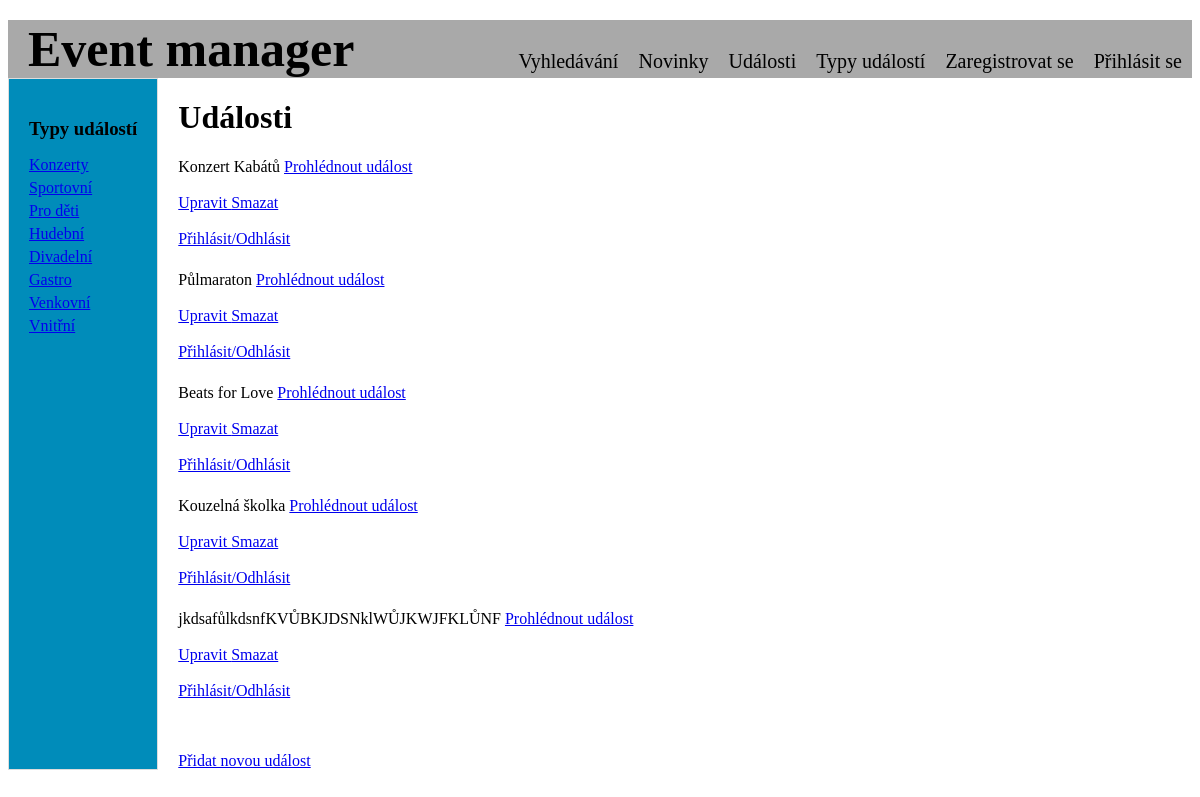
/events/, run on an earlier commit of the app's database.
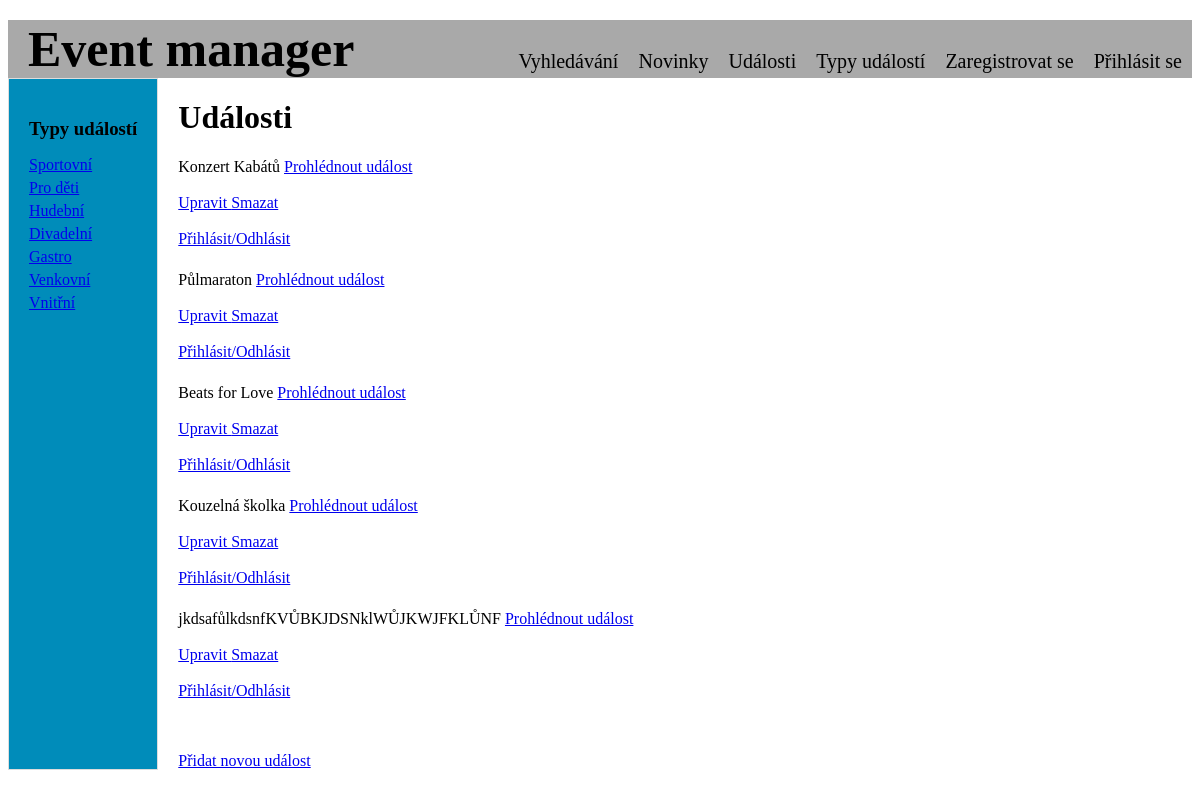
And on a later commit of the database.
### viewer/models.py (models this page shows, shortened)
class EventType(Model):
    name = CharField(max_length=128)

class Event(Model):
  name = CharField(max_length=128)
  describtion = CharField(max_length=128, default="")
  eventType = ManyToManyField(EventType)
  date = DateField(default=timezone.now)
  create_date = DateTimeField(auto_now_add=True)
  place = CharField(max_length=128, default="")
  entry = BooleanField(default=False)
  user = ForeignKey(User, on_delete=DO_NOTHING, default=1)
  attendees = models.ManyToManyField(User, related_name="events_attending", blank=True)

### viewer/views.py (the view)
# urls.py: path('events/', EventsView.as_view(), name='events'),
class EventsView(TemplateView):
  template_name = 'events.html'
  extra_context = {'events': Event.objects.all()}

### viewer/views.py (called while the page is built)
def global_data(request):
    data = EventType.objects.all()
    return {'type_list': data}

### viewer/templates/events.html (shortened to what this page needs)
{% extends "base.html" %}
{% block content %}
<h1>Události</h1>
<ul>
    {% for event in events %}
      <li>
        {{ event.name }}
        <a href="/detail/{{event.pk}}" class="button">Prohlédnout událost</a>
          <br><br>
          <a href="{% url 'event_update' event.pk %}"> Upravit </a>
          <a href="{% url 'event_delete' event.pk %}"> Smazat </a>
          <br><br>
          <a href="{% url 'attendees' event.pk %}"> Přihlásit/Odhlásit </a>
          <br><br>
      </li>
    {% endfor %}
</ul>
<br>
<a href="{% url 'event_create' %}" class="button">
           Přidat novou událost
</a>
{% endblock %}

### viewer/templates/base.html (shortened to what this page needs)
<!DOCTYPE html>
<html lang="en">
<head>
</head>
<body>
    <div class="header">
        <div class="logo">
            Event manager
        </div>
        <nav class="nav-bar">
            <a href="{% url 'search' %}">Vyhledávání</a>
            <a href="{% url 'main_page' %}">Novinky</a>
            <a href="{% url 'events' %}">Události</a>
            <a href="{% url 'types' %}">Typy událostí</a>
            {% if request.user.is_authenticated %}
                <a href="{% url 'my_attendees' %}">Moje akce</a>
                <a href="{% url 'my_page' %}">Můj účet - {{ request.user.username }}</a>
                <a href="{% url 'logout' %}">Odhlásit se</a>
            {% else %}
            <a href="{% url 'sign_up' %}">Zaregistrovat se</a>
            <a href="{% url 'login' %}">Přihlásit se </a>
            {% endif %}
        </nav>
    </div>
        <div class="container">
            <div class="left-sidebar">
               <h3>Typy událostí</h3>
               <ul>
                 {% for type in type_list %}
                     <li><a href="{% url 'type_filter' type.pk %}">{{ type.name }}</a></li>
                 {% endfor %}
               </ul>
            </div>
            <div class="content">
                        <div>
                        {% block content %}{% endblock %}
                        </div>
            </div>
        </div>
    </body>
</html>

What changed in the data, as far as the page shows it:
removed EventType: name "Konzerty"
